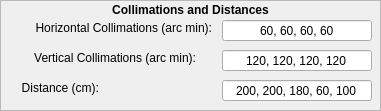
   <widget class="QFrame" name="coll_arms_frame">
    <property name="geometry">
     <rect>
      <x>10</x>
      <y>700</y>
      <width>381</width>
      <height>111</height>
     </rect>
    </property>
    <property name="sizePolicy">
     <sizepolicy hsizetype="Expanding" vsizetype="Expanding">
      <horstretch>0</horstretch>
      <verstretch>1</verstretch>
     </sizepolicy>
    </property>
    <property name="minimumSize">
     <size>
      <width>381</width>
      <height>101</height>
     </size>
    </property>
    <property name="frameShape">
     <enum>QFrame::StyledPanel</enum>
    </property>
    <property name="frameShadow">
     <enum>QFrame::Raised</enum>
    </property>
    <widget class="QLabel" name="coll_arms_label">
     <property name="geometry">
      <rect>
       <x>0</x>
       <y>0</y>
       <width>381</width>
       <height>20</height>
      </rect>
     </property>
     <property name="sizePolicy">
      <sizepolicy hsizetype="Fixed" vsizetype="Fixed">
       <horstretch>0</horstretch>
       <verstretch>0</verstretch>
      </sizepolicy>
     </property>
     <property name="minimumSize">
      <size>
       <width>381</width>
       <height>20</height>
      </size>
     </property>
     <property name="text">
      <string>&lt;html&gt;&lt;head/&gt;&lt;body&gt;&lt;p&gt;&lt;span style=&quot; font-weight:600;&quot;&gt;Collimations and Distances&lt;/span&gt;&lt;/p&gt;&lt;/body&gt;&lt;/html&gt;</string>
     </property>
     <property name="alignment">
      <set>Qt::AlignCenter</set>
     </property>
    </widget>
    <widget class="QLabel" name="hcol_label">
     <property name="geometry">
      <rect>
       <x>11</x>
       <y>20</y>
       <width>201</width>
       <height>16</height>
      </rect>
     </property>
     <property name="sizePolicy">
      <sizepolicy hsizetype="Fixed" vsizetype="Fixed">
       <horstretch>0</horstretch>
       <verstretch>0</verstretch>
      </sizepolicy>
     </property>
     <property name="minimumSize">
      <size>
       <width>201</width>
       <height>16</height>
      </size>
     </property>
     <property name="text">
      <string>Horizontal Collimations (arc min):</string>
     </property>
     <property name="alignment">
      <set>Qt::AlignRight|Qt::AlignTrailing|Qt::AlignVCenter</set>
     </property>
    </widget>
    <widget class="QLabel" name="arms_label">
     <property name="geometry">
      <rect>
       <x>11</x>
       <y>80</y>
       <width>88</width>
       <height>16</height>
      </rect>
     </property>
     <property name="sizePolicy">
      <sizepolicy hsizetype="Fixed" vsizetype="Fixed">
       <horstretch>0</horstretch>
       <verstretch>0</verstretch>
      </sizepolicy>
     </property>
     <property name="minimumSize">
      <size>
       <width>88</width>
       <height>16</height>
      </size>
     </property>
     <property name="text">
      <string>Distance (cm):</string>
     </property>
     <property name="alignment">
      <set>Qt::AlignRight|Qt::AlignTrailing|Qt::AlignVCenter</set>
     </property>
    </widget>
    <widget class="QLineEdit" name="hcols_input">
     <property name="geometry">
      <rect>
       <x>222</x>
       <y>20</y>
       <width>150</width>
       <height>21</height>
      </rect>
     </property>
     <property name="sizePolicy">
      <sizepolicy hsizetype="Fixed" vsizetype="Fixed">
       <horstretch>0</horstretch>
       <verstretch>0</verstretch>
      </sizepolicy>
     </property>
     <property name="minimumSize">
      <size>
       <width>150</width>
       <height>21</height>
      </size>
     </property>
     <property name="maximumSize">
      <size>
       <width>150</width>
       <height>21</height>
      </size>
     </property>
     <property name="text">
      <string>60, 60, 60, 60</string>
     </property>
     <property name="alignment">
      <set>Qt::AlignCenter</set>
     </property>
    </widget>
    <widget class="QLineEdit" name="arms_input">
     <property name="geometry">
      <rect>
       <x>222</x>
       <y>80</y>
       <width>150</width>
       <height>21</height>
      </rect>
     </property>
     <property name="sizePolicy">
      <sizepolicy hsizetype="Fixed" vsizetype="Fixed">
       <horstretch>0</horstretch>
       <verstretch>0</verstretch>
      </sizepolicy>
     </property>
     <property name="minimumSize">
      <size>
       <width>150</width>
       <height>21</height>
      </size>
     </property>
     <property name="maximumSize">
      <size>
       <width>150</width>
       <height>21</height>
      </size>
     </property>
     <property name="text">
      <string>200, 200, 180, 60, 100</string>
     </property>
     <property name="alignment">
      <set>Qt::AlignCenter</set>
     </property>
    </widget>
    <widget class="QLabel" name="vcol_label">
     <property name="geometry">
      <rect>
       <x>11</x>
       <y>50</y>
       <width>185</width>
       <height>16</height>
      </rect>
     </property>
     <property name="sizePolicy">
      <sizepolicy hsizetype="Fixed" vsizetype="Fixed">
       <horstretch>0</horstretch>
       <verstretch>0</verstretch>
      </sizepolicy>
     </property>
     <property name="minimumSize">
      <size>
       <width>185</width>
       <height>16</height>
      </size>
     </property>
     <property name="text">
      <string>Vertical Collimations (arc min):</string>
     </property>
     <property name="alignment">
      <set>Qt::AlignRight|Qt::AlignTrailing|Qt::AlignVCenter</set>
     </property>
    </widget>
    <widget class="QLineEdit" name="vcols_input">
     <property name="geometry">
      <rect>
       <x>222</x>
       <y>50</y>
       <width>150</width>
       <height>21</height>
      </rect>
     </property>
     <property name="sizePolicy">
      <sizepolicy hsizetype="Fixed" vsizetype="Fixed">
       <horstretch>0</horstretch>
       <verstretch>0</verstretch>
      </sizepolicy>
     </property>
     <property name="minimumSize">
      <size>
       <width>150</width>
       <height>21</height>
      </size>
     </property>
     <property name="maximumSize">
      <size>
       <width>150</width>
       <height>21</height>
      </size>
     </property>
     <property name="text">
      <string>120, 120, 120, 120</string>
     </property>
     <property name="alignment">
      <set>Qt::AlignCenter</set>
     </property>
    </widget>
   </widget>
